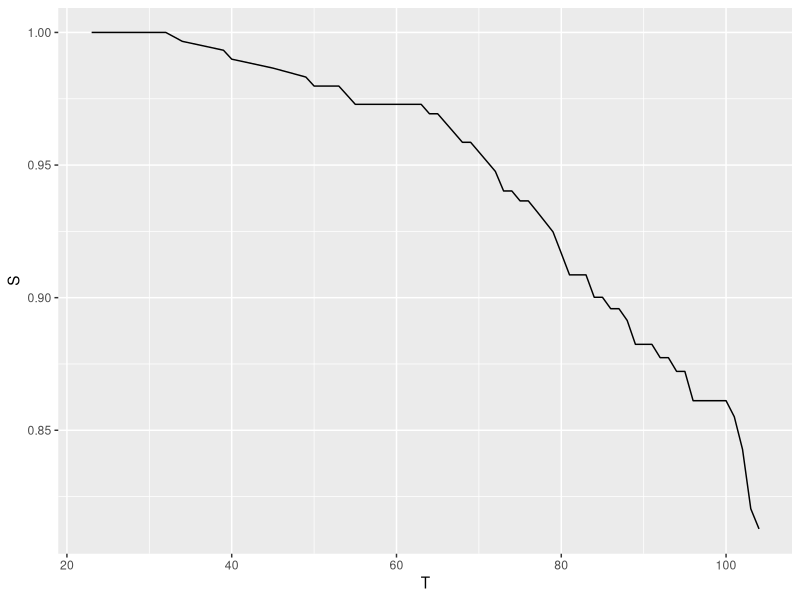

Write R code to recreate this figure. (Note: this script raises an error after producing the figure.)
library(ggplot2)
library(survival)
library(dplyr)
library(patchwork)

fit <- survfit(Surv(time, status) ~ 1, rats)
dat <- data.frame(S = fit$surv, T = fit$time)

p_orig <- ggplot(dat, aes(x = T, y = S)) +
  geom_line()

dat2 <- rbind(dat, data.frame(T = 105, S = 0))
(mean <- round(as.Distribution(matrix(1 - dat2$S, 1, 57, FALSE, list(NULL, dat2$T)), fun = "cdf")$mean()))
p_drop <- dat2 %>%
  ggplot(aes(x = T, y = S)) +
  geom_line() +
  geom_text(aes(x = x, y = y), data.frame(x = 95, y = 0.6), label = "m=105") +
  annotate("text", x = mean - 5, y = 0.05, label = expression(mu ~ "= 101")) +
  geom_vline(xintercept = 104, lty = 3)

slope <- -diff(range(fit$surv)) / diff(range(fit$time))
intercept <- fit$surv[1] - slope * fit$time[1]
median <- round((0.5 - intercept) / slope)
new_time <- round(unique(-intercept / slope), 2)
dat2 <- rbind(dat, data.frame(T = new_time, S = 0))
(mean <- round(as.Distribution(matrix(1 - dat2$S, 1, 57, FALSE, list(NULL, dat2$T)), fun = "cdf")$mean()))

p_lin <- dat2 %>%
  ggplot(aes(x = T, y = S)) +
  geom_line() +
  geom_text(aes(x = x, y = y), data.frame(x = median + 20, y = 0.6), label = sprintf("m=%s", median)) +
  annotate("text", x = mean - 20, y = 0.05, label = expression(mu ~ "= 386")) +
  geom_vline(xintercept = 104, lty = 3)

jpeg("fig2.jpeg", 10, 13, "cm", res = 300)
p_orig + p_drop + p_lin +
  plot_layout(1, 3) &
  theme_classic() &
  labs(y = "S(T)") &
  ylim(0, 1) &
  geom_hline(yintercept = 0.5, lty = 2)
dev.off()
